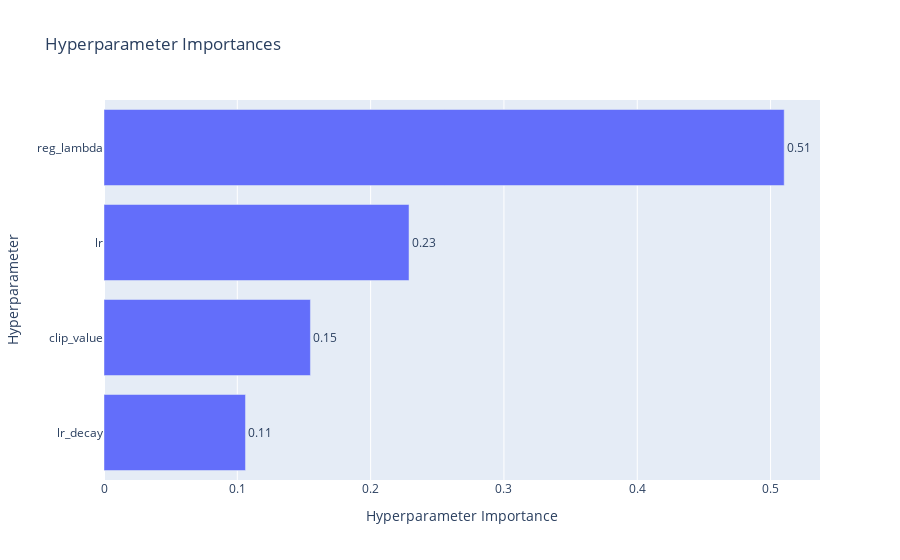

The notebook cell this image was saved under:
### Code cell
optuna.visualization.plot_param_importances(study).show()

### Figure 1 — Plotly figure (JSON) as saved in the notebook; plotly's stock layout.template omitted (floating-point values rounded to 4 significant figures)
{"data": [{"cliponaxis": false, "hovertemplate": ["lr_decay (FloatDistribution): 0.10612510512177437<extra></extra>", "clip_value (FloatDistribution): 0.15484175029056807<extra></extra>", "lr (FloatDistribution): 0.22880879861877138<extra></extra>", "reg_lambda (FloatDistribution): 0.5102243459688862<extra></extra>"], "name": "Objective Value", "orientation": "h", "text": ["0.11", "0.15", "0.23", "0.51"], "textposition": "outside", "type": "bar", "x": [0.1061, 0.1548, 0.2288, 0.5102], "y": ["lr_decay", "clip_value", "lr", "reg_lambda"]}], "layout": {"title": {"text": "Hyperparameter Importances"}, "xaxis": {"title": {"text": "Hyperparameter Importance"}}, "yaxis": {"title": {"text": "Hyperparameter"}}}}
